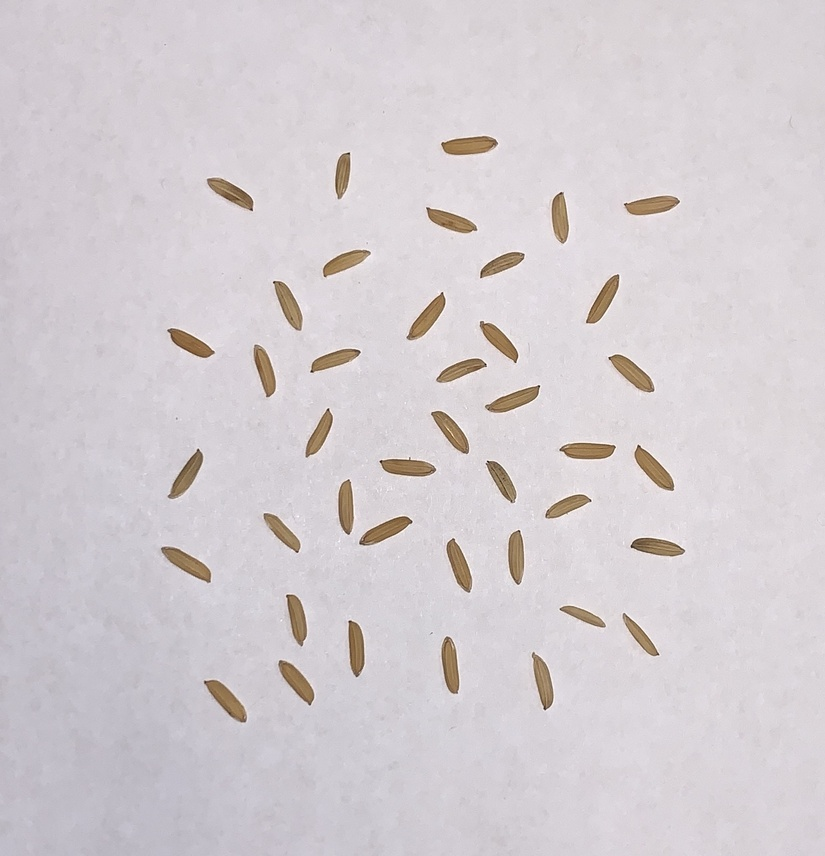
#> input picture datasets/images/rice_seeds.jpg, 825 x 856 px, shrunk from 1563 x 1622 before the run
$ jupyter execute --allow-errors count_seeds.ipynb
#> lines starting #> are read from the running program, lines starting #| are printed output that depends on the picture; after the words box and inside, x2 and y2 are one past the last pixel; in counts of white or black regions, pixels touching at a corner belong together
In this exercise we will learn how to use image analysis to identify and count seeds from an image collected with a mobile device. In this process we will learn about the concept of image thresholding, histograms, erosion, dilation, area opening, and binary closing.

**Otsu's thresholding** is an image segmentation method used to automatically determine the optimal threshold value that maximizes the between-class variance and minimizes the intra-class variance of the pixel intensities in a grayscale image.

**Erosion** is used to smooth the boundaries of foreground objects (i.e., objects in white on a black background) in an image. It works by moving a structuring element (a small "kernel" or "mask") over the image and only keeping the pixel in the output image if all the pixels under the structuring element are white. Erosion can be used to remove small white noise from a binary image.

**Dilation** is used to expand the boundaries of foreground objects in an image. It works by moving the structuring element over the image and setting the output pixel to white if at least one pixel under the structuring element is white. Dilation can be used to fill small gaps in a binary image or to merge adjacent objects.

**Area opening** is used to remove small objects or noise from an image while preserving the larger structures. It removes groups of connected white pixels that have an area (in pixels) smaller than a given threshold. This operation can be used, for example, to remove small white specks from a black background.

**Binary closing** is used to fill small holes or gaps in objects in an image. It involves dilating the image and then eroding it with the same structuring element. This operation can be used to close small gaps between letters in a text image, for instance.

[cell 1]
import numpy as np
import matplotlib.pyplot as plt

from skimage.filters import threshold_otsu
from skimage.morphology import area_opening, disk, binary_closing
from skimage.measure import find_contours, label
from skimage.color import rgb2gray, label2rgb

[cell 2]
# Read color image
image_rgb = plt.imread('../datasets/images/rice_seeds.jpg')
#> image_rgb is the input picture: shape (856, 825, 3); mean R, G, B 211.7, 205.4, 209.2

[cell 3]
# Inspect image size
print(image_rgb.shape)
#| (856, 825, 3)

[cell 4]
# Convert image to grayscale
image_gray = rgb2gray(image_rgb)
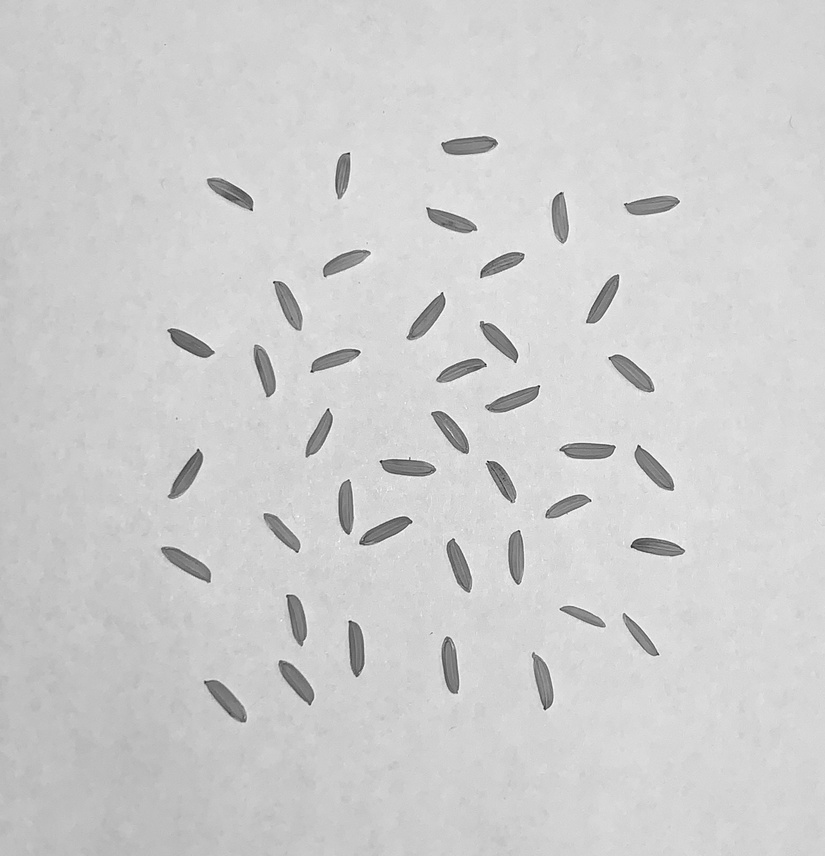
#> image_gray: shape (856, 825) float64; min 0.0363, max 0.994, mean 0.812

[cell 5]
# Visualize rgb and grayscale images
plt.figure(figsize=(8,4))

plt.subplot(1,2,1)
plt.imshow(image_rgb)
plt.axis('off')
plt.title('RGB')
plt.tight_layout()

plt.subplot(1,2,2)
plt.imshow(image_gray, cmap='gray')
plt.axis('off')
plt.title('Gray scale')
plt.tight_layout()

plt.show()
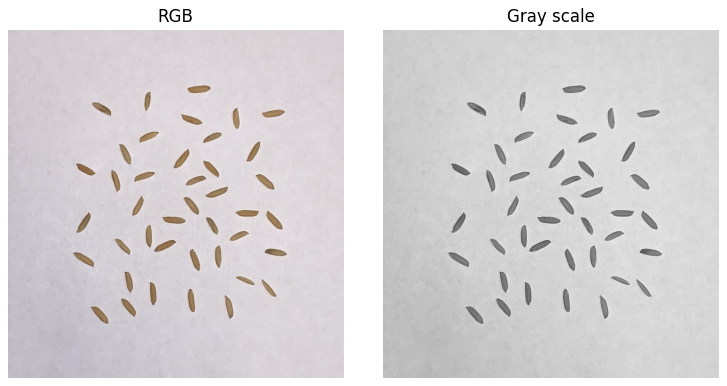
#> figure drawn by matplotlib, 2 panels

[cell 6]
# Segment seeds using a global automated threshold
global_thresh = threshold_otsu(image_gray)
#> global_thresh = 0.648
image_binary = image_gray < global_thresh
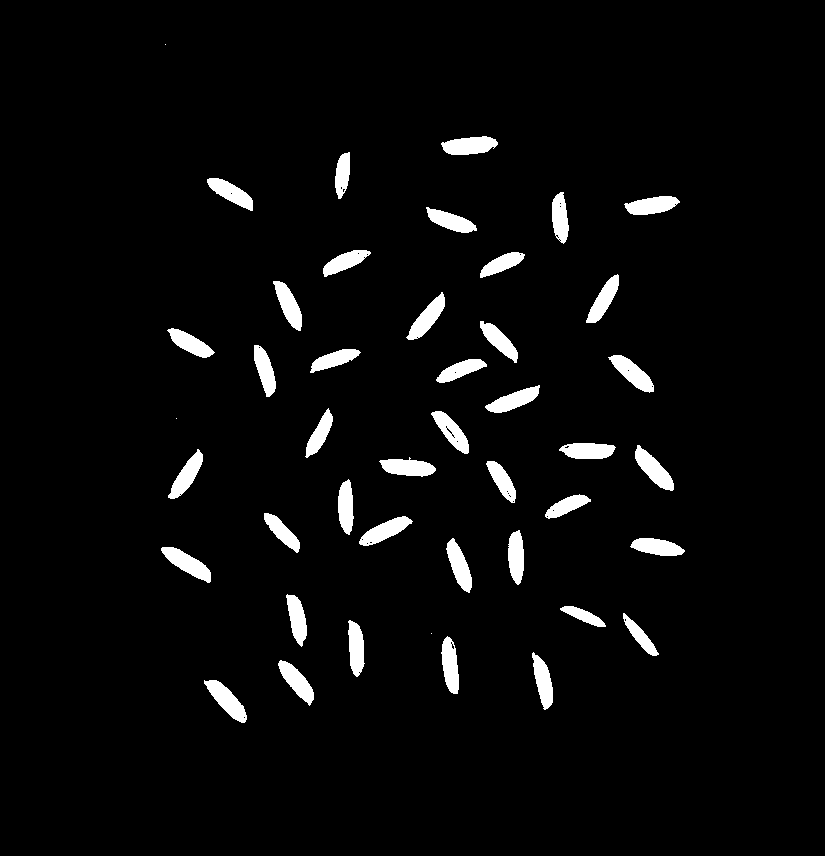
#> image_binary: shape (856, 825) bool; 3.9% white; 44 white regions (3 under 20 px), largest, box (x1, y1, x2, y2) and area: (204, 680, 247, 723) 802, (441, 136, 498, 155) 795, (161, 547, 211, 583) 795

[cell 7]
# Display classified seeds and grayscale threshold
plt.figure(figsize=(12,4))

plt.subplot(1,3,1)
plt.imshow(image_gray, cmap='gray')
plt.axis('off')
plt.title('Original grayscale')
plt.tight_layout()

plt.subplot(1,3,2)
plt.hist(image_gray.ravel(), bins=256)
plt.axvline(global_thresh, color='r', linestyle='--')
plt.title('Otsu threshold')
plt.xlabel('Grayscale')
plt.ylabel('Counts')

plt.subplot(1,3,3)
plt.imshow(image_binary, cmap='gray')
plt.axis('off')
plt.title('Binary')
plt.tight_layout()

plt.show()
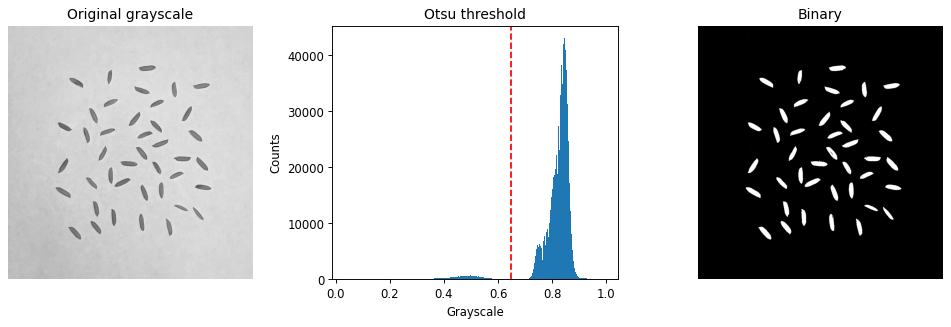
#> figure drawn by matplotlib, 3 panels; panel 2: tallest bar 43124 high, from x = 0.844 to 0.848

[cell 8]
# Area opening to remove small areas (smaller than the typical seed size)
pixel_area = 1000 # area to remove in total pixels
image_binary = area_opening(image_binary,
                            area_threshold=pixel_area,
                            connectivity=2)
#> image_binary: shape (856, 825) bool; every value is 0

[cell 9]
# Closing to fill in holes or connect small, nearby patches
kernel_size = 5
image_binary = binary_closing(image_binary, disk(kernel_size))

# Let's inspect the structuring element
print(disk(kernel_size))

[cell 10]
# Display inverted and denoised binary image
plt.figure(figsize=(4,4))

plt.imshow(image_binary, cmap='gray')
plt.axis('off')
plt.title('Binary')
plt.tight_layout()

plt.show()

[cell 11]
# Identify seed boundaries
contours = find_contours(image_binary)
#> contours = []

# Print number of seeds in image
print('Image contains',len(contours),'seeds')
#| Image contains 0 seeds

[cell 12]
# Plot seed contours
plt.figure(figsize=(4,4))
plt.imshow(image_binary, cmap='gray')
plt.axis('off')
plt.tight_layout()

for contour in contours:
    plt.plot(contour[:, 1], contour[:, 0], '-r', linewidth=1.5)
#> this loop made 0 passes

[cell 13]
# Label image regions
label_image = label(image_binary)
#> label_image: shape (856, 825) int32; every value is 0
image_label_overlay = label2rgb(label_image, image=image_binary)
#> image_label_overlay: shape (856, 825, 3) float64; every value is 0

$ run again, with datasets/images/flax_seeds.JPG copied over datasets/images/rice_seeds.jpg
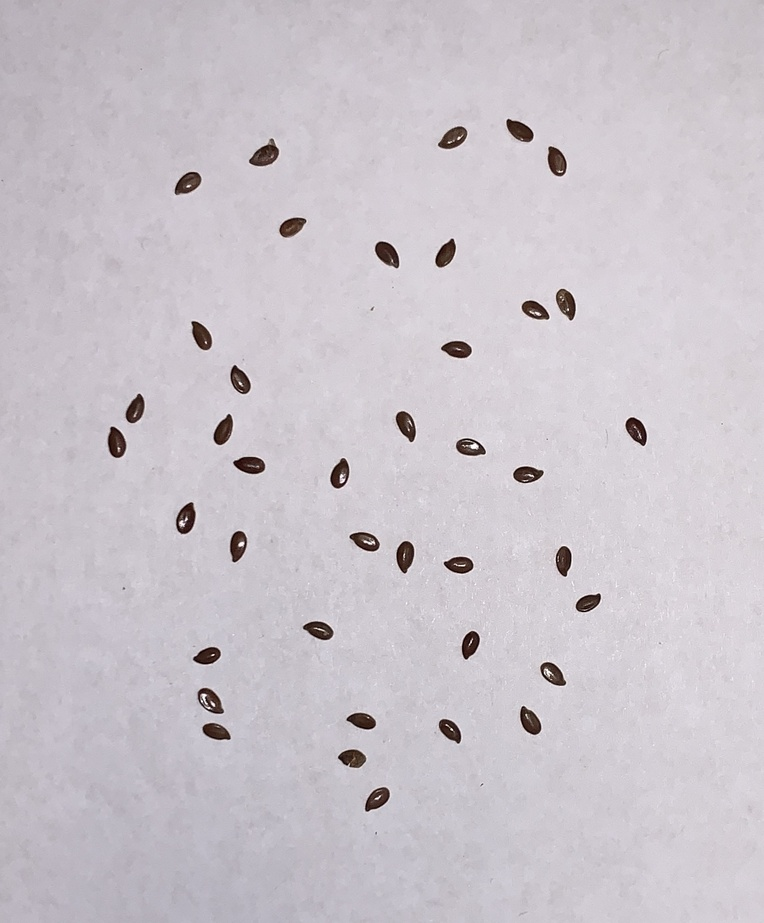
#> input picture datasets/images/flax_seeds.JPG, 764 x 923 px, shrunk from 1390 x 1679 before the run
#> image_rgb is the input picture: shape (923, 764, 3); mean R, G, B 202.1, 196, 203
#| (923, 764, 3)
#> global_thresh = 0.489
#> `image_binary = image_gray < global_thresh`:
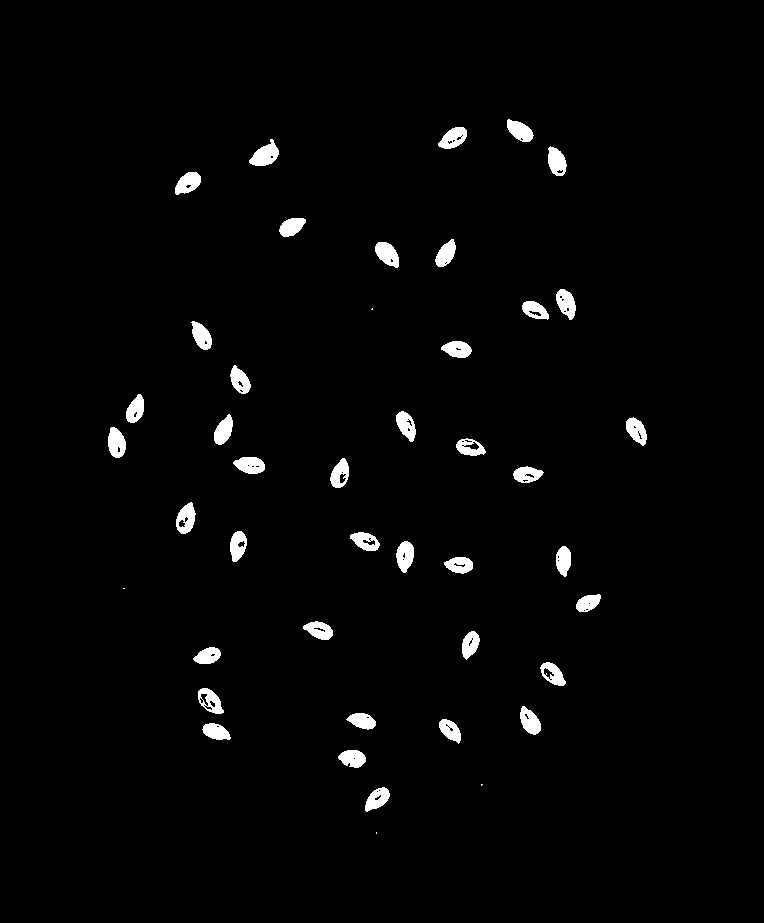
#> image_binary: shape (923, 764) bool; 2.1% white; 44 white regions (4 under 20 px), largest, box (x1, y1, x2, y2) and area: (249, 139, 279, 166) 469, (375, 242, 399, 268) 420, (108, 427, 126, 458) 418
#> `plt.show()`:
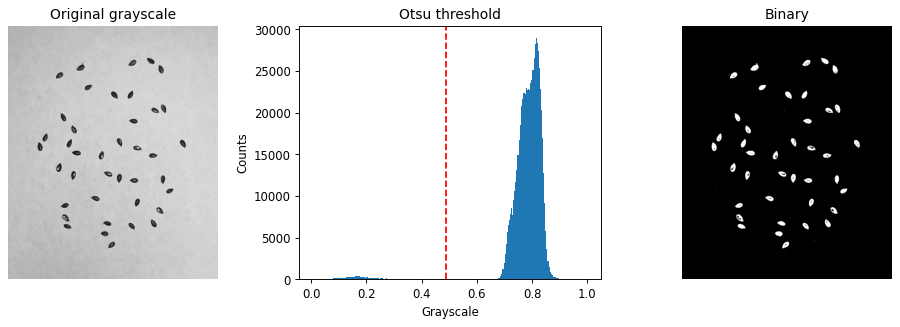
#> figure drawn by matplotlib, 3 panels; panel 2: tallest bar 28981 high, from x = 0.813 to 0.817
#> contours = []
#| Image contains 0 seeds
#> label_image: shape (923, 764) int32; every value is 0
#> image_label_overlay: shape (923, 764, 3) float64; every value is 0
